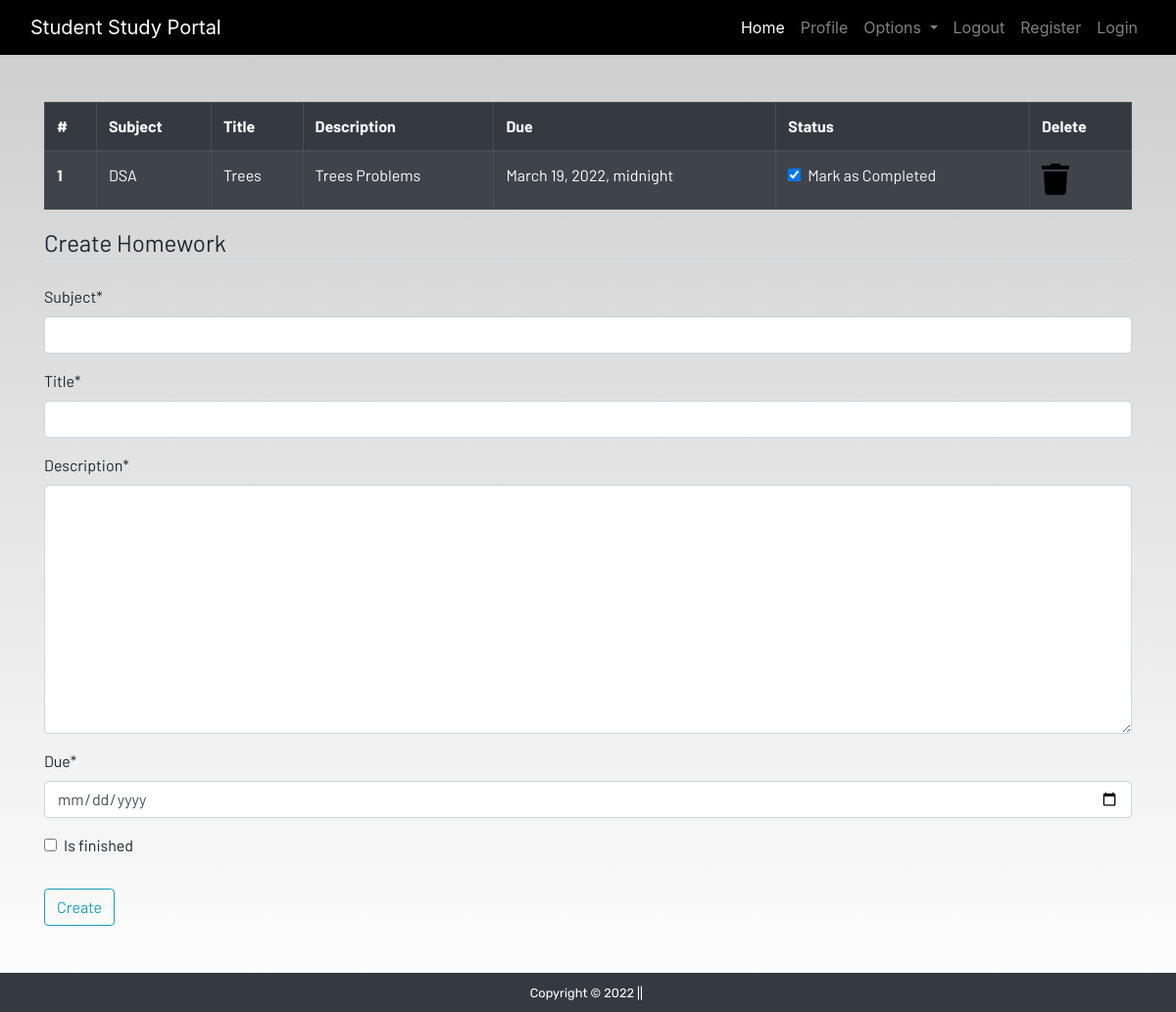
The app's page /homework (signed in), older data.
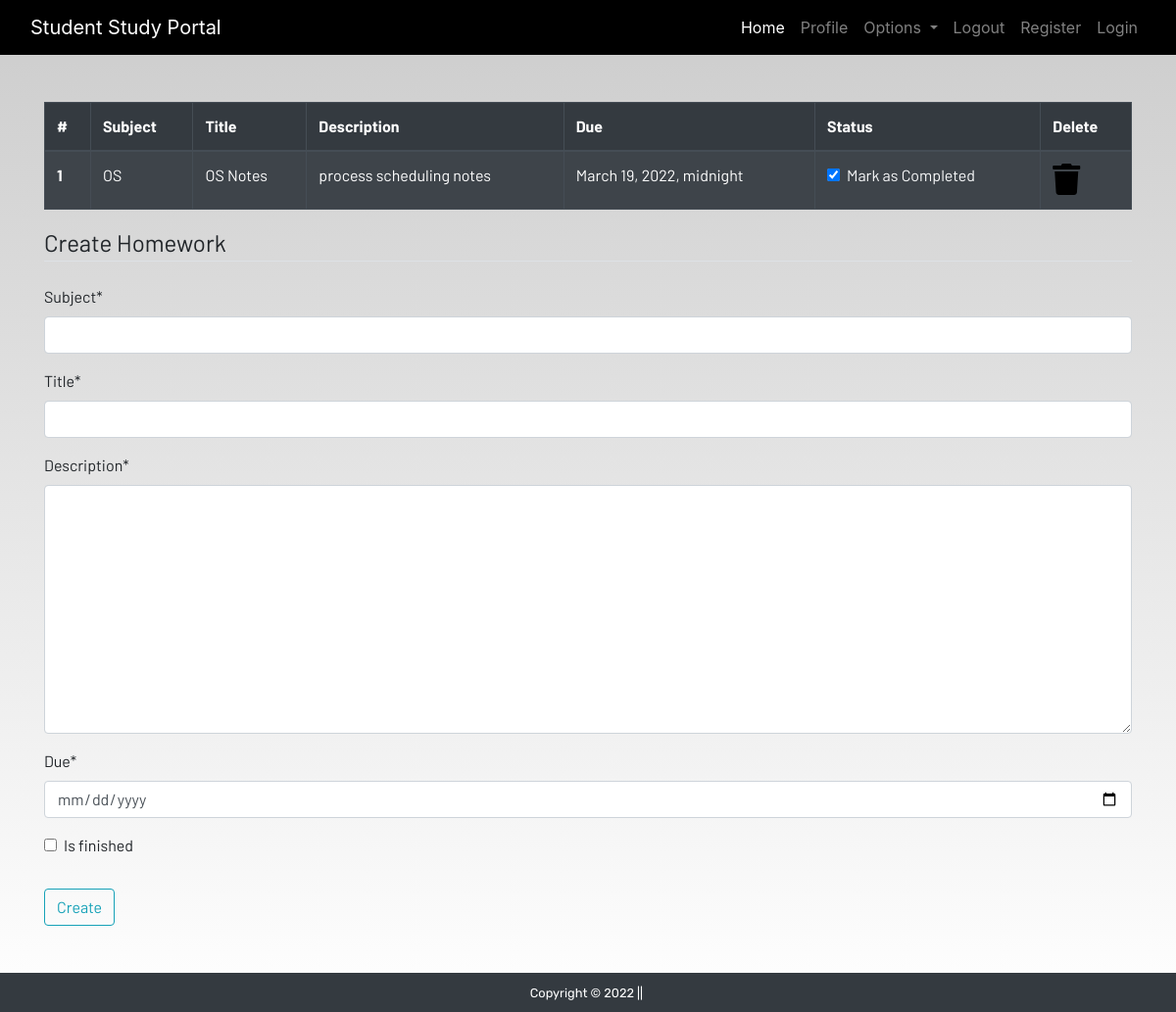
The same page, newer data.
### dashboard/models.py (models this page shows, shortened)
class Homework(models.Model):
    user = models.ForeignKey(User, on_delete=models.CASCADE)
    subject = models.CharField(max_length=50)
    title = models.CharField(max_length=100)
    description = models.TextField()
    due = models.DateTimeField()
    is_finished = models.BooleanField(default=False)

### dashboard/views.py (the view)
# urls.py: path('homework', views.homework, name='homework'),
def homework(request):
    if request.method == 'POST':
        form = HomeworkForm(request.POST)
        if form.is_valid:
            try:
                finished = request.POST['is_finished']
                if finished == 'on':
                    finished = True
                else:
                    finished = False
            except:
                finished = False
            homeworks = Homework(
                user = request.user,
                subject = request.POST['subject'],
                title = request.POST['title'],
                description = request.POST['description'],
                due = request.POST['due'],
                is_finished = finished
            )
            homeworks.save()
            messages.success(request, f'Homework added from {request.user.username}!!')
    else:
            form = HomeworkForm()
    homework = Homework.objects.filter(user=request.user)
    if len(homework) == 0:
        homework_done = True
    else:
        homework_done = False
    context = {'homeworks':homework, 'homeworks_done':homework_done, 'form':form}
    return render(request, 'dashboard/homework.html', context)

### dashboard/forms.py
class HomeworkForm(forms.ModelForm):
    class Meta:
        model = Homework
        widgets = {'due': DateInput()}
        fields = ['subject', 'title', 'description', 'due', 'is_finished']

### dashboard/templates/dashboard/homework.html (shortened to what this page needs)
{% extends 'dashboard/base.html' %}
{% load static %}
{% load crispy_forms_tags %}
{% block content %}
<div class="container">
    {% if not homework_done %}
    <table class="table table-striped table-bordered table-hover table-dark">
        <thead>
            <tr>
                <th scope="col">#</th>
                <th scope="col">Subject</th>
                <th scope="col">Title</th>
                <th scope="col">Description</th>
                <th scope="col">Due</th>
                <th scope="col">Status</th>
                <th scope="col">Delete</th>
            </tr>
        </thead>
        <tbody>
            {% for homework in homeworks %}
            <tr>
                <th scope="row">{{forloop.counter}}</th>
                <td>{{homework.subject}}</td>
                <td>{{homework.title}}</td>
                <td>{{homework.description}}</td>
                <td>{{homework.due}}</td>
                <td>
                    <a href="{% url 'update-homework' homework.id %}">
                        <div class="form-check">
                            {% if homework.is_finished == True %}
                            <input class="form-check-input" type="checkbox" value="" checked>
                            {% else %}
                            <input class="form-check-input" type="checkbox" value="">
                            {% endif %}
                            <label class="form-check-label text-light" for="flexCheckDefault">
                                Mark as Completed
                            </label>
                        </div>
                    </a>
                </td>
                <td><a href="{% url 'delete-homework' homework.id %}"><i class="fa fa-trash fa-2x"></i></a></td>
            </tr>
            {% endfor %}
        </tbody>
    </table>
    {% else %}
    <h4>All homeworks are completed!! Create to have more!!</h4>
{% endif %}
</div>
<div class=" container">
    <form method="POST">
        <fieldset class="form-group">
            <legend class="border-bottom mb-4">Create Homework</legend>
            {{form|crispy}}
        </fieldset>
        <div class="form-group">
            <button href="" class="btn btn-outline-info" type="submit">
                Create
            </button>
        </div>
    </form>
</div>
{% endblock content %}

### dashboard/templates/dashboard/base.html (shortened to what this page needs)
<!DOCTYPE html>
{% load static %}
<html lang="en">
<head>
  <link rel="stylesheet" href="https://stackpath.bootstrapcdn.com/bootstrap/4.3.1/css/bootstrap.min.css"
 />
  <link rel="stylesheet" href="https://use.fontawesome.com/releases/v5.7.2/css/all.css"
 />
  <link rel="stylesheet" href="{% static 'css/main.css' %}" />
</head>
<body>
  <header>
    <nav class="navbar navbar-expand-lg navbar-dark bg-dark">
      <div class="container-fluid">
        <a class="navbar-brand" href="#">Student Study Portal</a>
        <div class="collapse navbar-collapse justify-content-end" id="navbarSupportedContent">
          <ul class="navbar-nav mb-2 mb-lg-0">
            <li class="nav-item">
              <a class="nav-link active" aria-current="page" href="#">Home</a>
            </li>
            <li class="nav-item">
              <a class="nav-link" href="#">Profile</a>
            </li>
            <li class="nav-item dropdown">
              <a class="nav-link dropdown-toggle" href="#" id="navbarDropdown" role="button" data-toggle="dropdown"
                aria-haspopup="true" aria-expanded="false">
                Options
              </a>
            </li>
            <li class="nav-item">
              <a class="nav-link" href="#">Logout</a>
            </li>
            <li class="nav-item">
              <a class="nav-link" href="#">Register</a>
            </li>
            <li class="nav-item">
              <a class="nav-link" href="#">Login</a>
            </li>
          </ul>
        </div>
      </div>
    </nav>
  </header>
  <br /><br />
  <main>
    {% block content %}
    {% endblock content %}
<footer class="container-fluid bg-dark text-center p-2 mt-5">
  <small class="text-white">Copyright &copy; 2022 || </small>
</footer>
  </main>
</body>
</html>

### static/css/main.css (style rules this page uses)
html { scroll-behavior: smooth; height: 100%; width: 100%; }
main { font-family: Barlow, Quicksand, Rubik, sans-serif, serif, 'Times New Roman', Times, serif !important; }
footer { font-family: Rubik, sans-serif, serif, 'Times New Roman', Times, serif; }
.navbar { background-color: rgb(0, 0, 0) !important; }
a { text-decoration: none !important; color: black; }
html, body { max-width: 100%; overflow-x: hidden; height: 100%; width: 100%; }
body { background: linear-gradient(rgba(0, 0, 0, 0.2), rgba(255, 255, 255, 0.5)); overflow-x: hidden; background-repeat: no-repeat; }
.fa { color: black; }

Row changes from the older to the newer data that the page shows:
removed Homework: subject "DSA", title "Trees", description "Trees Problems", due "March 19, 2022, midnight"
added Homework: subject "OS", title "OS Notes", description "process scheduling notes", due "March 19, 2022, midnight"
